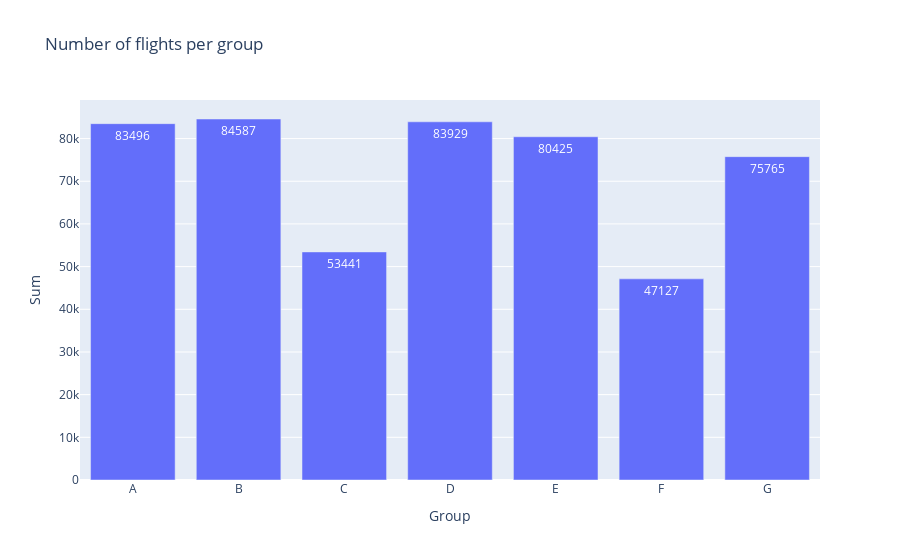

This figure's notebook cell:
### Markdown cell above
# Forskjeller i flyplass grupper

### Code cell
#compute sums
flight_sum = (
    df.groupby("airport_group")[["flights_cnt"]]
      .sum()
)

fig = go.Figure()

# Add each column as its own bar trace
for col in flight_sum.columns:
    fig.add_trace(
        go.Bar(
            x=flight_sum.index,
            y=flight_sum[col],
            name=col,
            text=flight_sum[col],
            textposition='auto'
        )
    )

fig.update_layout(
    title="Number of flights per group",
    xaxis_title="Group",
    yaxis_title="Sum",
    barmode='group'  # or 'stack',
)

fig.show()

### Figure 1 — Plotly figure (JSON) as saved in the notebook; plotly's stock layout.template omitted (floating-point values rounded to 4 significant figures)
{"data": [{"name": "flights_cnt", "text": [83496, 84587, 53441, 83929, 80425, 47127, 75765], "textposition": "auto", "type": "bar", "x": ["A", "B", "C", "D", "E", "F", "G"], "y": [83496, 84587, 53441, 83929, 80425, 47127, 75765]}], "layout": {"barmode": "group", "title": {"text": "Number of flights per group"}, "xaxis": {"title": {"text": "Group"}}, "yaxis": {"title": {"text": "Sum"}}}}
